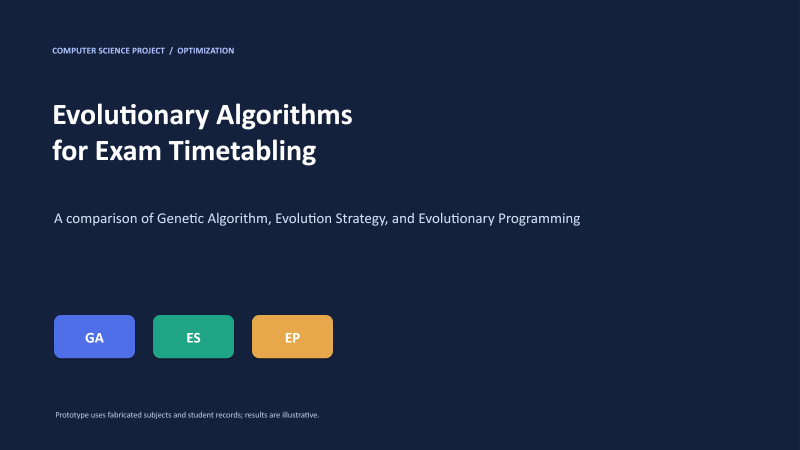
#> input picture scn/output/exam_timetable_project_presentation/slide-1.png, 1600 x 900 px (shown at 1/2 size); its folder holds only this picture in this run
$ python make_montage.py
#> lines starting #> are read from the running program, lines starting #| are printed output that depends on the picture
from PIL import Image, ImageDraw
from pathlib import Path
p=Path('output/exam_timetable_project_presentation')
files=sorted(p.glob('slide-*.png'),key=lambda f:int(f.stem.split('-')[1]))
out=Image.new('RGB',(1320,5*400),(245,247,250)); d=ImageDraw.Draw(out)
#> after `out = Image.new('RGB', (1320, 5 * 400), (245, 247, 250))`:
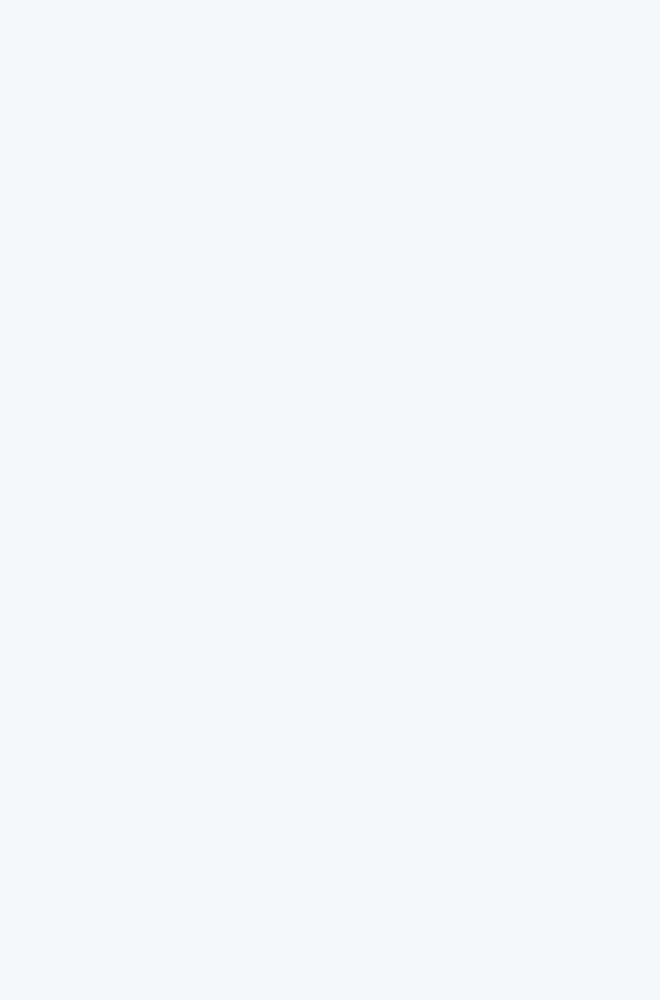
#> out: PIL image 1320x2000 RGB (shown at 1/2 size); mean R, G, B 245, 247, 250
for i,f in enumerate(files):
    im=Image.open(f).convert('RGB'); im.thumbnail((640,360))
#> after `im.thumbnail((640, 360))`:
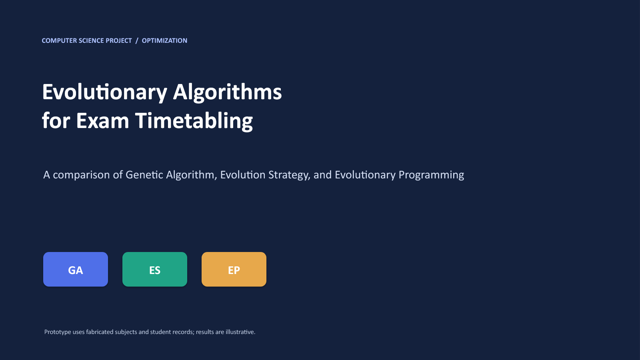
#> im: PIL image 640x360 RGB; mean R, G, B 26.9, 40.3, 67.2
    x=10+(i%2)*655; y=10+(i//2)*400
    out.paste(im,(x,y+22)); d.text((x,y),f.name,fill=(30,40,60))
#> after `out.paste(im, (x, y + 22))`:
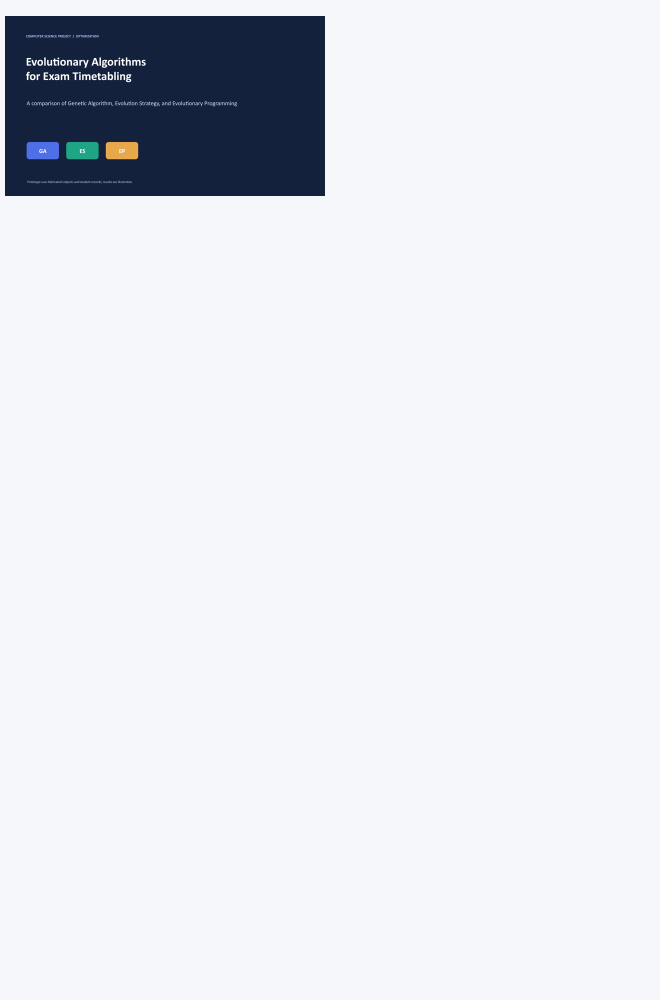
#> out: PIL image 1320x2000 RGB (shown at 1/2 size); mean R, G, B 226, 229, 234
out.save('output/slides_montage.png')

$ run again, on scn/output/exam_timetable_project_presentation/slide-5.png
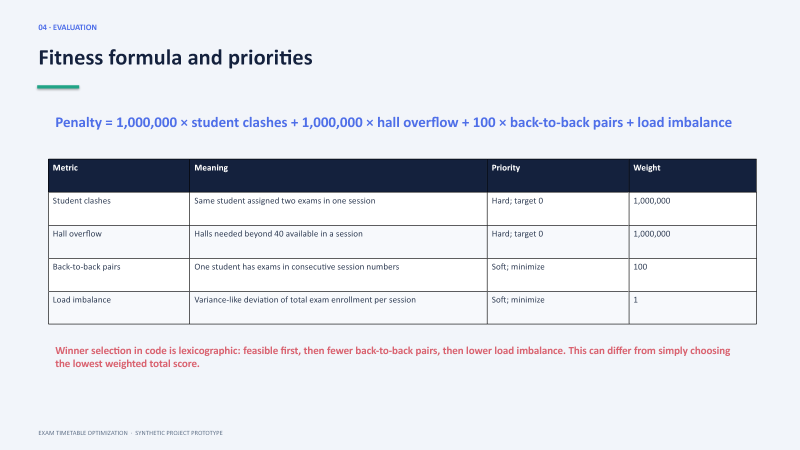
#> input picture scn/output/exam_timetable_project_presentation/slide-5.png, 1600 x 900 px (shown at 1/2 size)
#> `im.thumbnail((640, 360))`:
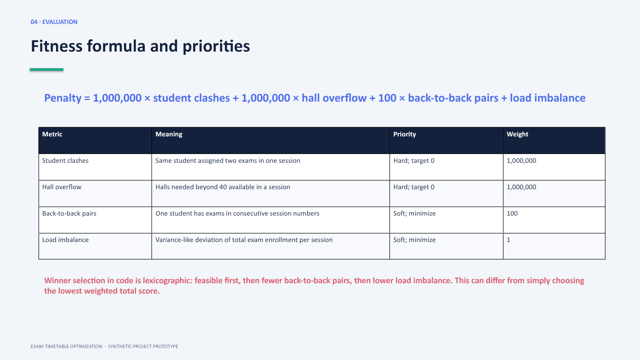
#> im: PIL image 640x360 RGB; mean R, G, B 224.5, 227.2, 233.8
#> `out.save('output/slides_montage.png')`:
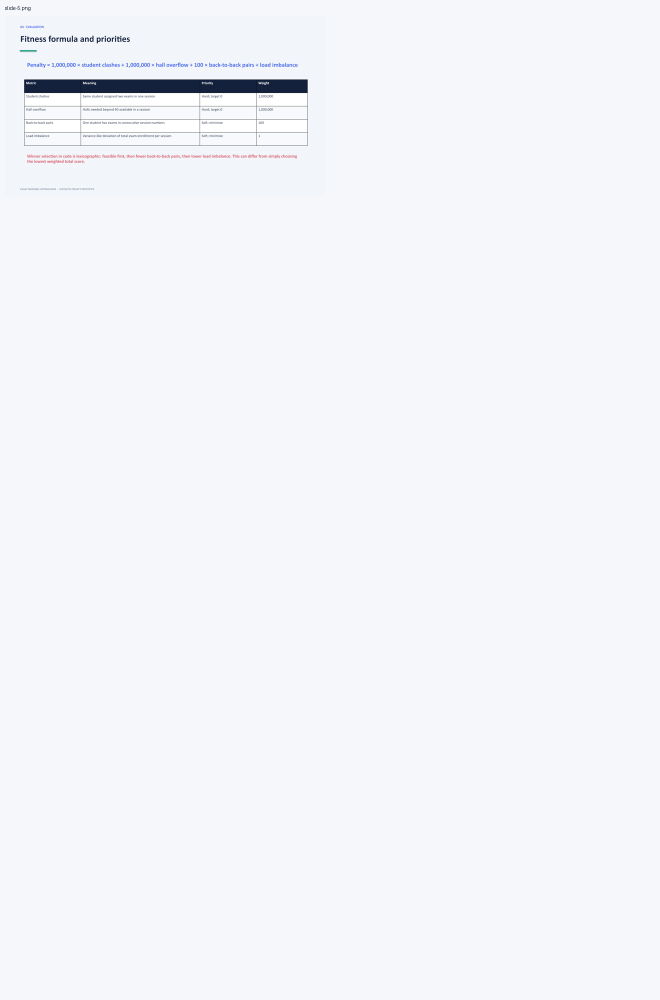
#> saved as slides_montage.png: PIL image 1320x2000 RGB (shown at 1/2 size); mean R, G, B 243.2, 245.3, 248.6

$ run again, on scn/output/exam_timetable_project_presentation/slide-6.png
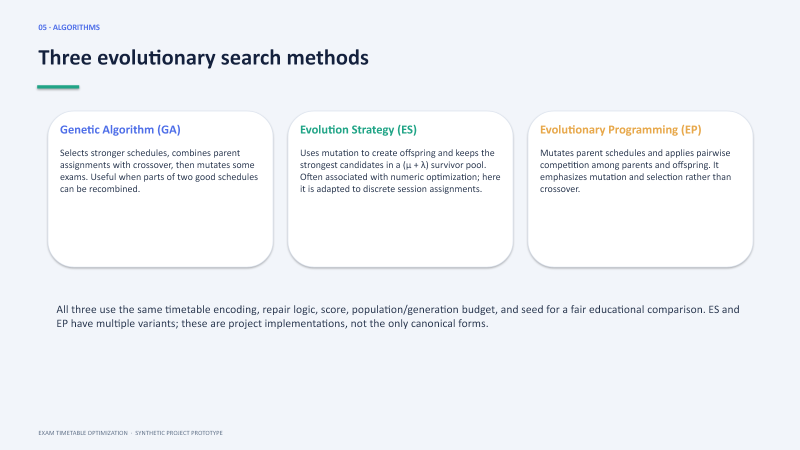
#> input picture scn/output/exam_timetable_project_presentation/slide-6.png, 1600 x 900 px (shown at 1/2 size)
#> `im.thumbnail((640, 360))`:
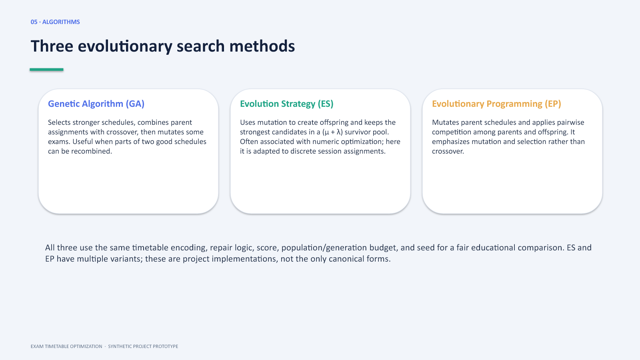
#> im: PIL image 640x360 RGB; mean R, G, B 240.3, 242.9, 246.9
#> `out.save('output/slides_montage.png')`:
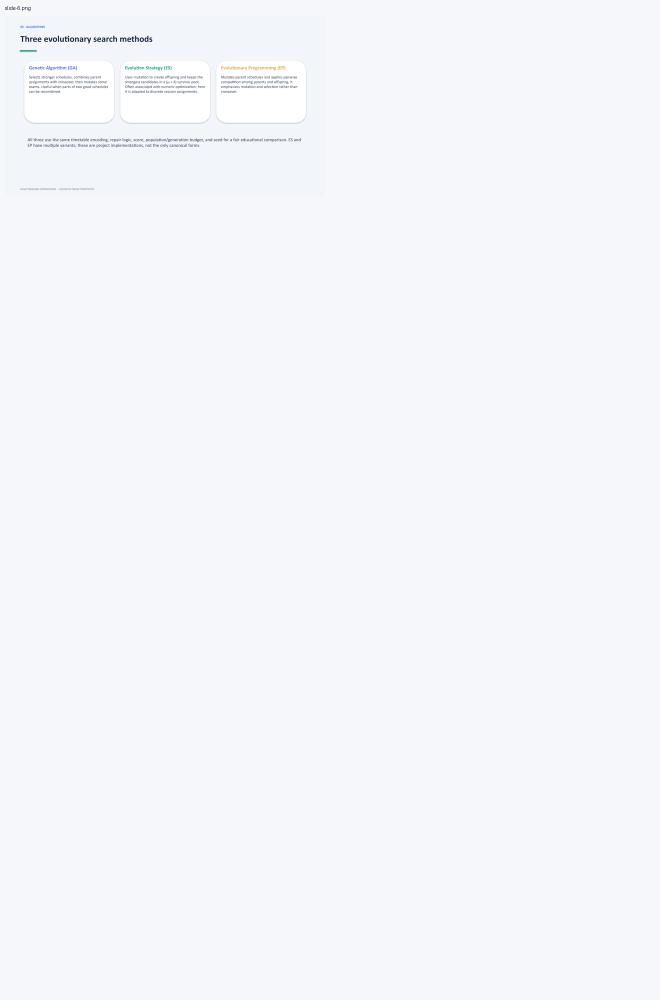
#> saved as slides_montage.png: PIL image 1320x2000 RGB (shown at 1/2 size); mean R, G, B 244.6, 246.6, 249.7

$ run again, on scn/output/exam_timetable_project_presentation/slide-7.png
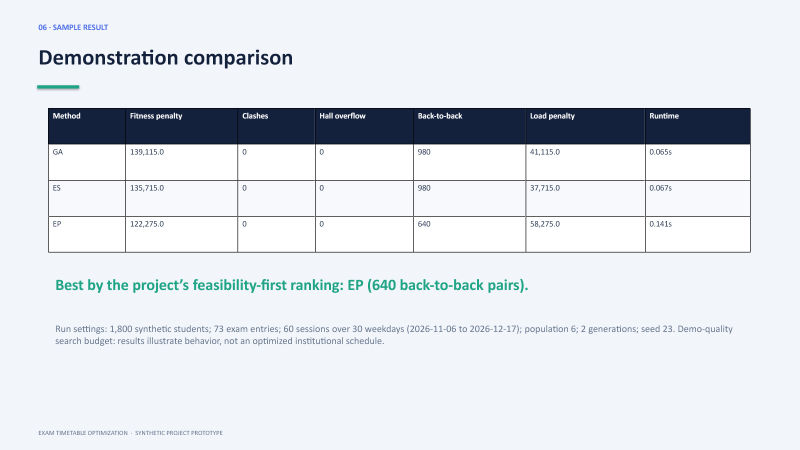
#> input picture scn/output/exam_timetable_project_presentation/slide-7.png, 1600 x 900 px (shown at 1/2 size)
#> `im.thumbnail((640, 360))`:
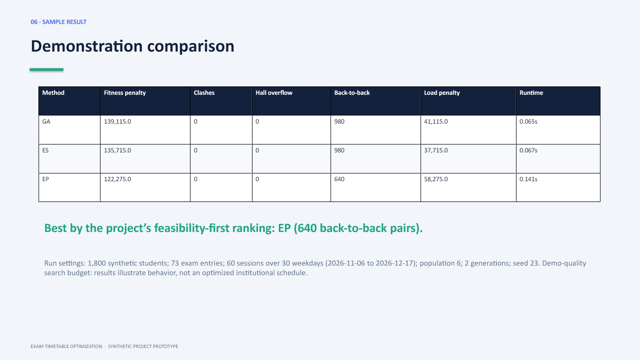
#> im: PIL image 640x360 RGB; mean R, G, B 224.1, 228.2, 233.9
#> `out.save('output/slides_montage.png')`:
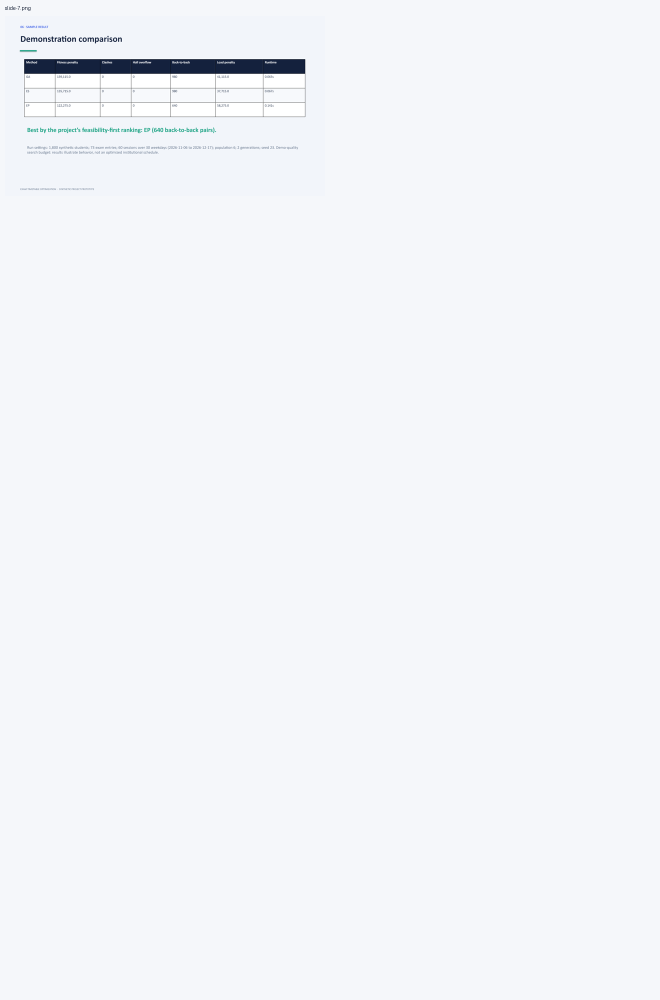
#> saved as slides_montage.png: PIL image 1320x2000 RGB (shown at 1/2 size); mean R, G, B 243.2, 245.3, 248.6

$ run again, on scn/output/exam_timetable_project_presentation/slide-2.png
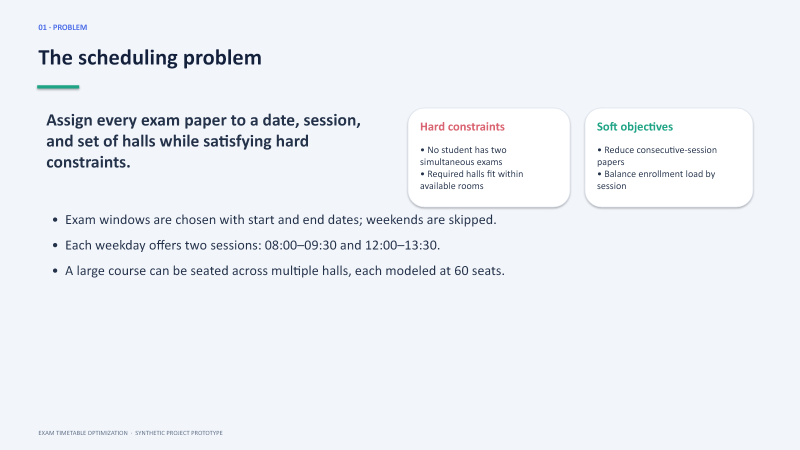
#> input picture scn/output/exam_timetable_project_presentation/slide-2.png, 1600 x 900 px (shown at 1/2 size)
#> `im.thumbnail((640, 360))`:
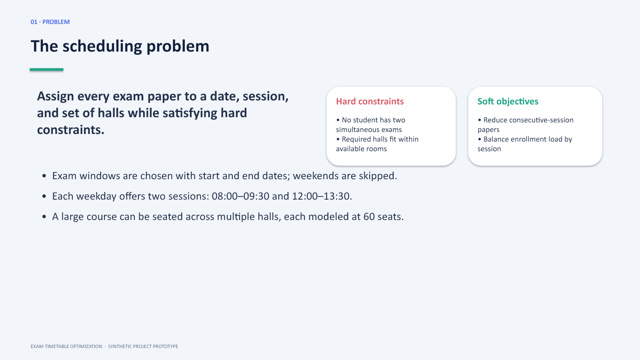
#> im: PIL image 640x360 RGB; mean R, G, B 237.8, 240.9, 245.9
#> `out.save('output/slides_montage.png')`:
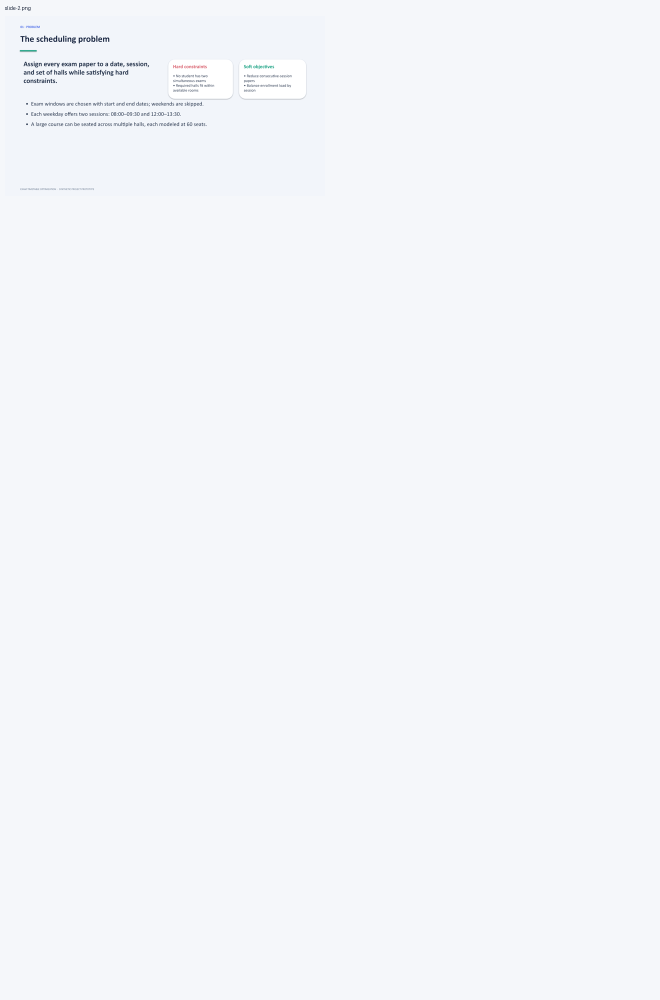
#> saved as slides_montage.png: PIL image 1320x2000 RGB (shown at 1/2 size); mean R, G, B 244.4, 246.5, 249.6
